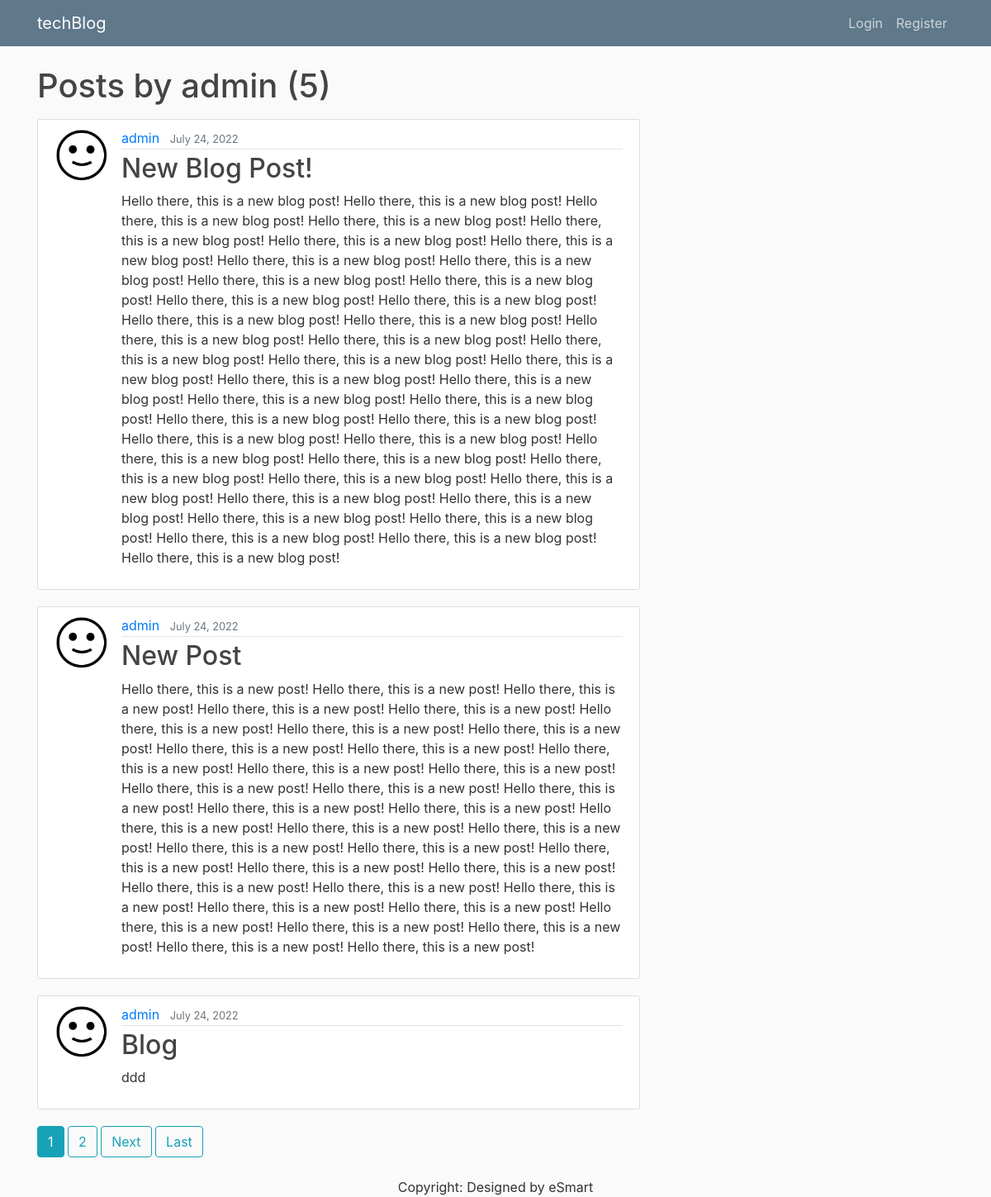
The app's page /user/admin/, older data.
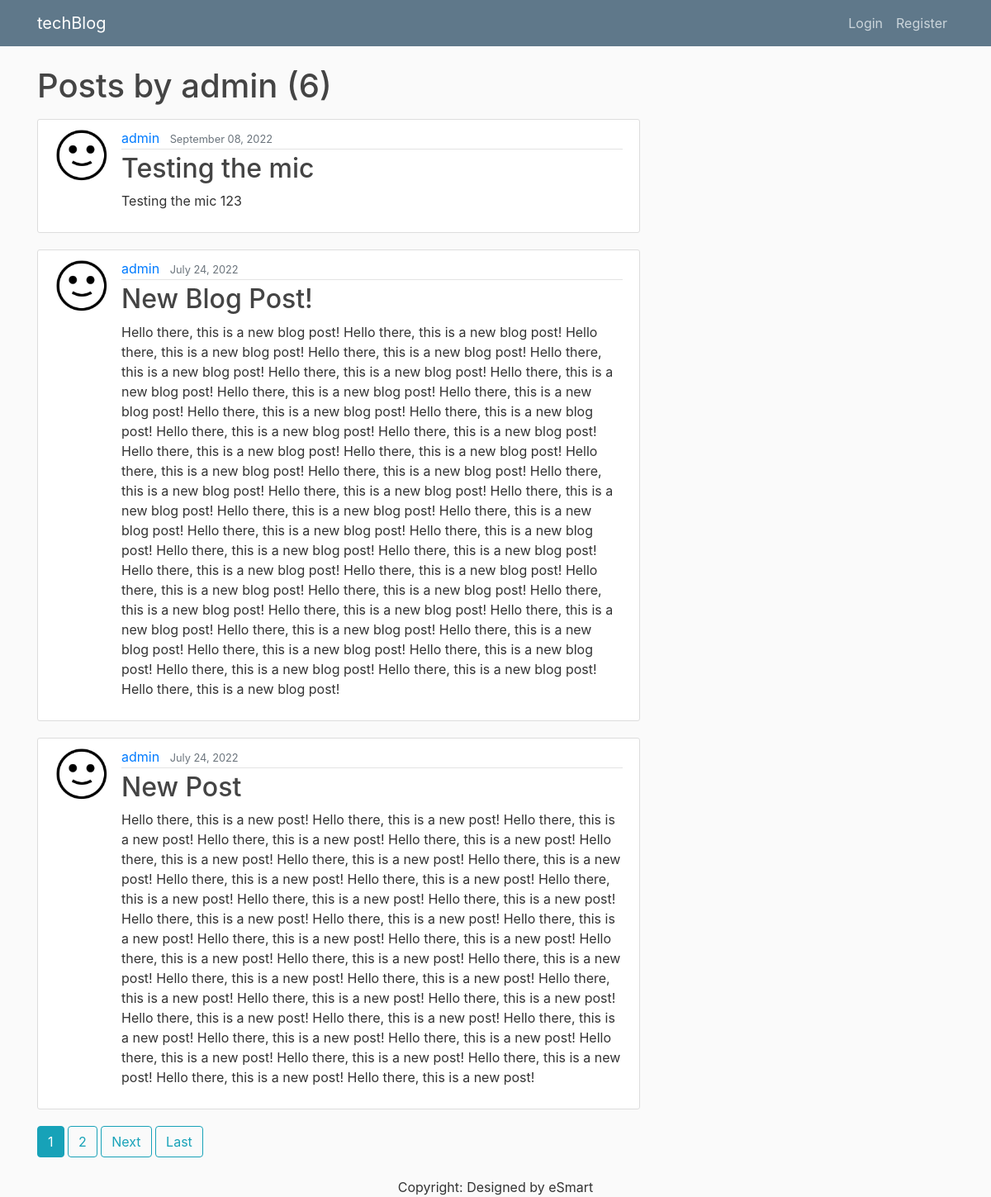
The same page, newer data.
### blog_app/models.py (models this page shows, shortened)
class Post(models.Model):
    title = models.CharField(max_length=50)
    content = models.TextField()
    date_posted = models.DateTimeField(default=timezone.now)
    author = models.ForeignKey(User, on_delete=models.CASCADE)

### users_app/models.py (models this page shows, shortened)
class Profile(models.Model):
    user = models.OneToOneField(User, on_delete=models.CASCADE)
    image = models.ImageField(default='default.jpg', upload_to='profile_pics')

### blog_app/views.py (the view)
# urls.py: path('user/<str:username>/', UserPostListView.as_view(), name='user-posts'),
class UserPostListView(ListView):
    model = Post
    template_name = 'blog_app/user_posts.html' #<app>/<model>_<viewtype>.html
    context_object_name = 'posts'
    paginate_by = 3 #to paginate the pages to contain 2 post per page
    def get_queryset(self):
        user = get_object_or_404(User, username=self.kwargs.get('username'))
        return Post.objects.filter(author=user).order_by('-date_posted')

### blog_app/templates/blog_app/user_posts.html (shortened to what this page needs)
{% extends "blog_app/base.html" %}
{% block content %}
<h1 class="mb-3">Posts by {{ view.kwargs.username }} ({{ page_obj.paginator.count }})</h1>
    {% for post in posts %}
    <article class="media content-section">
        <img class = "rounded-circle article-img" src="{{ post.author.profile.image.url }}">
        <div class="media-body">
            <div class="article-metadata">
                <a class="mr-2" href="{% url 'user-posts' post.author.username %}">{{ post.author }}</a>
                <small class="text-muted">{{ post.date_posted|date:"F d, Y" }}</small>
            </div>
            <h2><a class="article-title" href="{% url 'post-detail' post.id %}">{{ post.title }}</a></h2>
            <p class="article-content">{{ post.content }}</p>
        </div>
    </article>
    {% endfor %}
    {% if is_paginated %}
        {% for num in page_obj.paginator.page_range %}
            {% if page_obj.number == num %}
                <a class="btn btn-info mb-4" href="?page={{ num }}">{{ num }}</a>
            {% elif num > page_obj.number|add:'-3' and num < page_obj.number|add:'3' %}
            <a class="btn btn-outline-info mb-4" href="?page={{ num }}">{{ num }}</a>
            {% endif %}
        {% endfor %}
        {% if page_obj.has_next %}
            <a class="btn btn-outline-info mb-4" href="?page={{ page_obj.next_page_number }}">Next</a>
            <a class="btn btn-outline-info mb-4" href="?page={{ page_obj.paginator.num_pages }}">Last</a>
        {% endif %}
    {% endif %}
{% endblock content %}

Row changes from the older to the newer data that the page shows:
no longer on this page (row unchanged): Post: author.profile.image (placeholder picture), author "admin", date_posted "July 24, 2022", title "Blog", content "ddd"
added Post: author.profile.image (placeholder picture), author "admin", date_posted "September 08, 2022", title "Testing the mic", content "Testing the mic 123"
Text that changed along with them:
{{ page_obj.paginator.count }}: "5" → "6"
